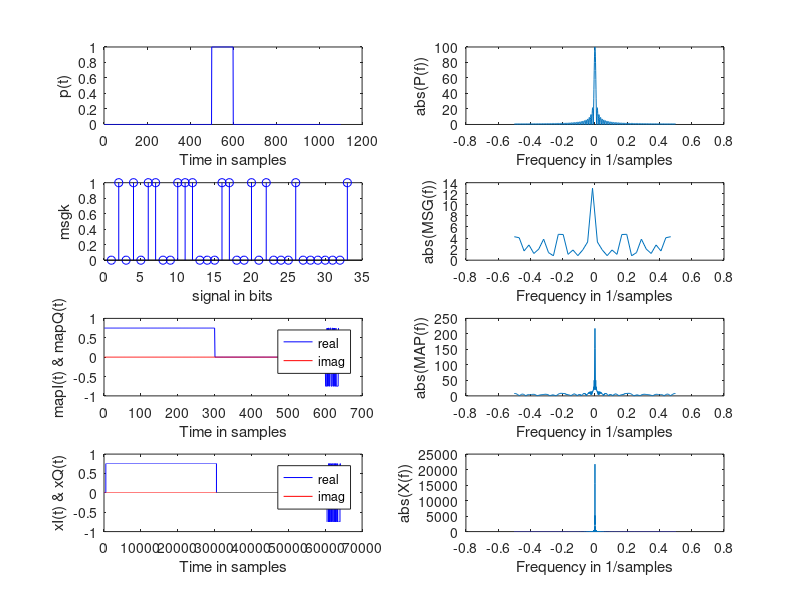

MATLAB code for this plot:

LL = 200; % Total number of bits Default is 1000
T = 1; % Symbol period in microsec. Default is 1
N = 11; % length of filter in symbol periods. Default is 11
alpha = 0; % alpha of sqrt raised cosine filter
fs = 100; % Over-sampling factor (Sampling frequency/symbol rate). Default is 100
Ns = floor(N*fs); % Number of filter samples
sigma = 1; % Noise standard deviation. Default is 1

clc

%% message
%bits = sign(randn(1, LL));

dataSize = 3;
bits = [0 0 0];

timingSync  = [0 1 0 1 0 1 1 0 0 1 1 1 0 0 0 1 1 0 0 1 0 1];
pilot = [0, 0, 0, 1];
buffer = [ones(1, 300), zeros(1, 300)];

msg = [timingSync, pilot, bits, pilot];


%% symbol mapping
msgSym = msg .* 2 -1;
msgSym = [buffer -1 -1 -1 msgSym] .* .75;



%% impulse
p1 = [zeros(ceil(Ns/2-fs/2),1) ; ones(fs,1) ; zeros(Ns-fs-ceil(Ns/2-fs/2),1) ]; 
p1 = p1/norm(p1)/sqrt(1/fs); % '1/fs' simply serves as 'delta' to approximate integral as sum
p1 = p1.';

%% Create baseband signals
bit_upR = upsample(real(msgSym),fs);
bit_upI = upsample(imag(msgSym),fs);
xR = conv(bit_upR,p1);
xI = conv(bit_upI,p1);
x1 = xR + 1i .* xI;
transmitsignal = x1.';
%len = length(x1);
%plot([-len/2+1:len/2]/len*fs/T,20*log10(abs(fftshift(1/sqrt(len)*fft(x1)))))


%% plot stuff

figure(1)
clf
subplot(4,2,1)
plot(p1,'b')
%hold on
%plot(imag(y1),'r')
%legend('real','imag')
ylabel('p(t)')
xlabel('Time in samples')

subplot(4,2,2)
plot([0:length(p1)-1]/length(p1)-0.5, abs(fftshift(fft(p1))))
ylabel('abs(P(f))')
xlabel('Frequency in 1/samples')

subplot(4,2,3)
stem(msg,'b')
zoom xon
ylabel('msgk')
xlabel('signal in bits')


subplot(4,2,4)
plot([0:length(msg)-1]/length(msg)-0.5, abs(fftshift(fft(msg))))
ylabel('abs(MSG(f))')
xlabel('Frequency in 1/samples')


subplot(4,2,5)
plot(real(msgSym),'b')
hold on
plot(imag(msgSym),'r')
zoom xon
legend('real','imag')
ylabel('mapI(t) & mapQ(t)')
xlabel('Time in samples')


subplot(4,2,6)
plot([0:length(msgSym)-1]/length(msgSym)-0.5, abs(fftshift(fft(msgSym))))
ylabel('abs(MAP(f))')
xlabel('Frequency in 1/samples')


subplot(4,2,7)
plot(real(x1),'b')
hold on
plot(imag(x1),'r')
zoom xon
legend('real' ,'imag')
ylabel('xI(t) & xQ(t)')
xlabel('Time in samples')

subplot(4,2,8)
plot([0:length(x1)-1]/length(x1)-0.5, abs(fftshift(fft(x1))))
ylabel('abs(X(f))')
xlabel('Frequency in 1/samples')


save('transmitsignal.mat', 'transmitsignal');